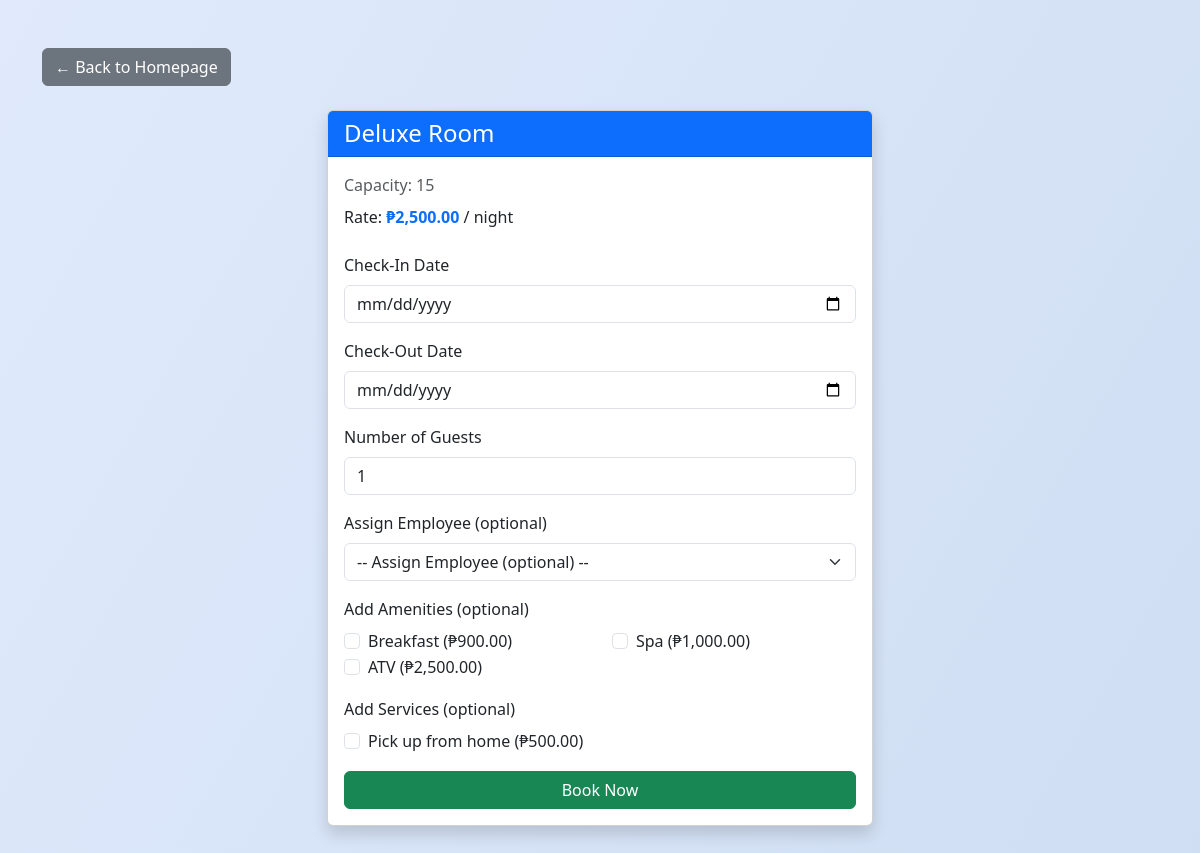
Page /book_room.php?id=1 (signed in) on the committed database.
### tables this page shows
CREATE TABLE `room` (
  `Room_ID` int(11) NOT NULL,
  `Room_Type` varchar(255) NOT NULL,
  `Room_Rate` decimal(10,2) NOT NULL,
  `Room_Cap` int(11) NOT NULL
);

CREATE TABLE `amenity` (
  `Amenity_ID` int(11) NOT NULL,
  `Amenity_Name` varchar(255) NOT NULL,
  `Amenity_Desc` varchar(255) NOT NULL,
  `Amenity_Cost` decimal(10,2) NOT NULL
);

CREATE TABLE `service` (
  `Service_ID` int(11) NOT NULL,
  `Service_Name` varchar(255) NOT NULL,
  `Service_Desc` varchar(255) NOT NULL,
  `Service_Cost` decimal(10,2) NOT NULL
);

### classes/database.php (called while the page is built, shortened)
<?php
class Database {
    private $host = "localhost";
    private $db_name = "guest_accommodation_system";
    private $username = "root";
    private $password = "";
    public $conn;
    public function connect() {
        $this->conn = new mysqli(
            $this->host,
            $this->username,
            $this->password,
            $this->db_name
        );
    }
    public function getConnection() {
        return $this->conn;
    }
    public function getAllAmenities() {
        $conn = $this->getConnection();
        $result = $conn->query("SELECT * FROM amenity");
        $amenities = [];
        if ($result) {
            while ($row = $result->fetch_assoc()) {
                $amenities[] = $row;
            }
        }
        return $amenities;
    }
    public function getAllRooms() {
        $conn = $this->getConnection();
        $result = $conn->query("SELECT * FROM room");
        $rooms = [];
        if ($result) {
            while ($row = $result->fetch_assoc()) {
                $rooms[] = $row;
            }
        }
        return $rooms;
    }
    public function getAllServices() {
        $conn = $this->getConnection();
        $result = $conn->query("SELECT * FROM service");
        $services = [];
        if ($result) {
            while ($row = $result->fetch_assoc()) {
                $services[] = $row;
            }
        }
        return $services;
    }
}
?>

### book_room.php (the view, shortened to what this page needs)
<?php
require_once('classes/database.php');
$db = new Database();
$room_id = isset($_GET['id']) ? intval($_GET['id']) : 0;
$room = null;
if ($room_id) {
    $rooms = $db->getAllRooms();
    foreach ($rooms as $r) {
        if ($r['Room_ID'] == $room_id) {
            $room = $r;
            break;
        }
    }
}
$amenities = $db->getAllAmenities();
$services = $db->getAllServices();
?>
<!doctype html>
<html lang="en">
<head>
  <link rel="stylesheet" href="./bootstrap-5.3.3-dist/css/bootstrap.css">
  <link rel="stylesheet" href="style2.css">
</head>
<body class="bg-light">
  <div class="container py-5">
    <a href="homepage.php" class="btn btn-secondary mb-4">&larr; Back to Homepage</a>
    <div class="row justify-content-center">
      <div class="col-md-6">
        <div class="card shadow glass-card">
          <div class="card-header bg-primary text-white">
            <h4 class="mb-0"><?= htmlspecialchars($room['Room_Type']) ?> Room</h4>
          </div>
          <div class="card-body">
            <div class="mb-2 text-muted">Capacity: <?= $room['Room_Cap'] ?></div>
            <div class="mb-2">Rate: <span class="fw-bold text-primary">₱<?= number_format($room['Room_Rate'], 2) ?></span> / night</div>
            <form method="post" class="mt-4">
              <div class="mb-3">
                <label for="check_in" class="form-label">Check-In Date</label>
                <input type="date" class="form-control" id="check_in" name="check_in" required>
              </div>
              <div class="mb-3">
                <label for="check_out" class="form-label">Check-Out Date</label>
                <input type="date" class="form-control" id="check_out" name="check_out" required>
              </div>
              <div class="mb-3">
                <label for="guests" class="form-label">Number of Guests</label>
                <input type="number" class="form-control" id="guests" name="guests" min="1" max="<?= $room['Room_Cap'] ?>" value="1" required>
              </div>
              <div class="mb-3">
                <label for="emp_id" class="form-label">Assign Employee (optional)</label>
                <select name="emp_id" class="form-select">
                    <option value="">-- Assign Employee (optional) --</option>
                </select>
              </div>
              <div class="mb-3">
                <label class="form-label">Add Amenities (optional)</label>
                <div class="row">
                  <?php foreach($amenities as $amenity): ?>
                    <div class="col-6">
                      <div class="form-check">
                        <input class="form-check-input" type="checkbox" name="amenities[]" value="<?= $amenity['Amenity_ID'] ?>" id="amenity<?= $amenity['Amenity_ID'] ?>">
                        <label class="form-check-label" for="amenity<?= $amenity['Amenity_ID'] ?>">
                          <?= htmlspecialchars($amenity['Amenity_Name']) ?>
                          <?php if (!empty($amenity['Amenity_Cost'])): ?>
                            (₱<?= number_format($amenity['Amenity_Cost'], 2) ?>)
                          <?php endif; ?>
                        </label>
                      </div>
                    </div>
                  <?php endforeach; ?>
                </div>
              </div>
              <div class="mb-3">
                <label class="form-label">Add Services (optional)</label>
                <div class="row">
                    <?php foreach($services as $service): ?>
                        <div class="col-6">
                            <div class="form-check">
                                <input class="form-check-input" type="checkbox" name="services[]" value="<?= $service['Service_ID'] ?>" id="service<?= $service['Service_ID'] ?>">
                                <label class="form-check-label" for="service<?= $service['Service_ID'] ?>">
                                    <?= htmlspecialchars($service['Service_Name']) ?>
                                    <?php if (!empty($service['Service_Cost'])): ?>
                                        (₱<?= number_format($service['Service_Cost'], 2) ?>)
                                    <?php endif; ?>
                                </label>
                            </div>
                        </div>
                    <?php endforeach; ?>
                </div>
              </div>
              <button type="submit" class="btn btn-success w-100">Book Now</button>
            </form>
          </div>
        </div>
      </div>
    </div>
  </div>
</body>
</html>

### style2.css (style rules this page uses)
body { background: linear-gradient(120deg, #e0eafc 0%, #cfdef3 100%); min-height: 100vh; font-family: 'Segoe UI', 'Roboto', Arial, sans-serif; color: #23272f; margin: 0; }

### rows in the picture
room: Room_Type "Deluxe", Room_Cap "15", Room_Rate "2,500.00"
amenity: Amenity_Name "Breakfast", Amenity_Cost "900.00"
amenity: Amenity_Name "Spa", Amenity_Cost "1,000.00"
amenity: Amenity_Name "ATV", Amenity_Cost "2,500.00"
service: Service_Name "Pick up from home", Service_Cost "500.00"
